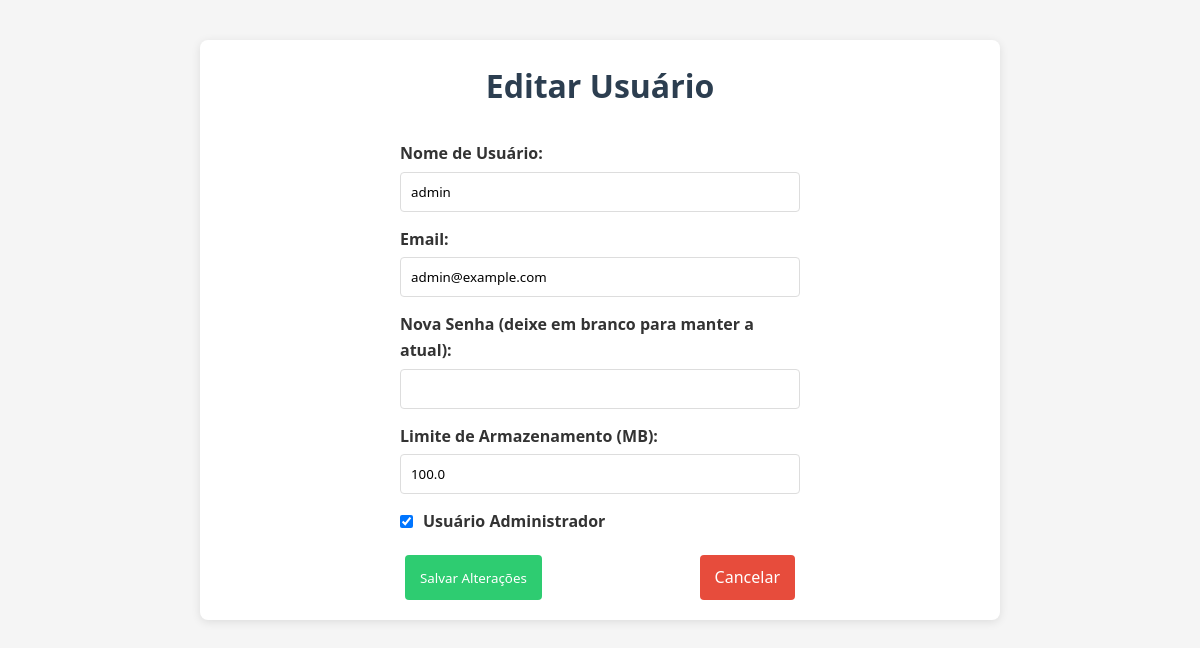
The app's page /admin/user/edit/1 (signed in) with its own data.
### app.py (models this page shows, shortened)
class User(db.Model, UserMixin):
    id = db.Column(db.Integer, primary_key=True)
    username = db.Column(db.String(80), unique=True, nullable=False)
    password_hash = db.Column(db.String(128), nullable=False)
    email = db.Column(db.String(120), unique=True, nullable=False)
    is_admin = db.Column(db.Boolean, default=False)
    storage_limit = db.Column(db.Integer, default=104857600)  # Default 100MB in bytes
    storage_used = db.Column(db.Integer, default=0)  # Storage used in bytes
    max_simultaneous_uploads = db.Column(db.Integer, default=3)
    files = db.relationship('File', backref='owner', lazy=True)
    folders = db.relationship('Folder', backref='owner', lazy=True)
    created_at = db.Column(db.DateTime, default=datetime.datetime.utcnow)

### app.py (the view, shortened to what this page needs)
@app.route('/admin/user/edit/<int:user_id>', methods=['GET', 'POST'])
@login_required
def edit_user(user_id):
    if not current_user.is_admin:
        flash('Acesso negado')
        return redirect(url_for('dashboard'))
    user = User.query.get_or_404(user_id)
    storage_limit_mb = user.storage_limit / (1024 * 1024)
    return render_template('edit_user.html', user=user, storage_limit=storage_limit_mb)

### app.py (called while the page is built)
@login_manager.user_loader
def load_user(user_id):
    return User.query.get(int(user_id))

### templates/edit_user.html (shortened to what this page needs)
<!DOCTYPE html>
<html lang="pt-BR">
<head>
    <link rel="stylesheet" href="{{ url_for('static', filename='css/style.css') }}">
</head>
<body>
    <div class="container">
        <h1>Editar Usuário</h1>
        <div class="form-container">
            <form action="{{ url_for('edit_user', user_id=user.id) }}" method="post">
                <div class="form-group">
                    <label for="username">Nome de Usuário:</label>
                    <input type="text" id="username" name="username" value="{{ user.username }}" required>
                </div>
                <div class="form-group">
                    <label for="email">Email:</label>
                    <input type="email" id="email" name="email" value="{{ user.email }}" required>
                </div>
                <div class="form-group">
                    <label for="password">Nova Senha (deixe em branco para manter a atual):</label>
                    <input type="password" id="password" name="password">
                </div>
                <div class="form-group">
                    <label for="storage_limit">Limite de Armazenamento (MB):</label>
                    <input type="number" id="storage_limit" name="storage_limit" value="{{ storage_limit }}" min="1" required>
                </div>
                <div class="form-group checkbox-group">
                    <input type="checkbox" id="is_admin" name="is_admin" {% if user.is_admin %}checked{% endif %}>
                    <label for="is_admin">Usuário Administrador</label>
                </div>
                <div class="form-buttons">
                    <button type="submit" class="submit-button">Salvar Alterações</button>
                    <a href="{{ url_for('admin_panel') }}" class="cancel-button">Cancelar</a>
                </div>
            </form>
        </div>
    </div>
</body>
</html>

### static/css/style.css (style rules this page uses)
* { margin: 0; padding: 0; box-sizing: border-box; font-family: 'Segoe UI', Tahoma, Geneva, Verdana, sans-serif; }
body { background-color: #f5f5f5; color: #333; line-height: 1.6; }
.container { max-width: 800px; margin: 40px auto; padding: 20px; background-color: #fff; border-radius: 8px; box-shadow: 0 2px 10px rgba(0, 0, 0, 0.1); }
h1 { text-align: center; margin-bottom: 30px; color: #2c3e50; }
.view-button, .back-button, .logout-button, .edit-button, .add-button, .cancel-button, .submit-button { display: inline-block; padding: 10px 15px; margin: 0 5px; text-decoration: none; border-radius: 4px; transition: background-color 0.3s; }
.submit-button { background-color: #2ecc71; color: white; border: none; cursor: pointer; }
.cancel-button { background-color: #e74c3c; color: white; }
.login-container, .form-container { max-width: 400px; margin: 0 auto; }
.form-group { margin-bottom: 15px; }
.form-group label { display: block; margin-bottom: 5px; font-weight: 600; }
.form-group input { width: 100%; padding: 10px; border: 1px solid #ddd; border-radius: 4px; }
.checkbox-group { display: flex; align-items: center; }
.checkbox-group input { width: auto; margin-right: 10px; }
.checkbox-group label { margin-bottom: 0; }
.form-buttons { display: flex; justify-content: space-between; margin-top: 20px; }

### records on screen
User: username "admin", email "admin@example.com", is_admin "☑"
